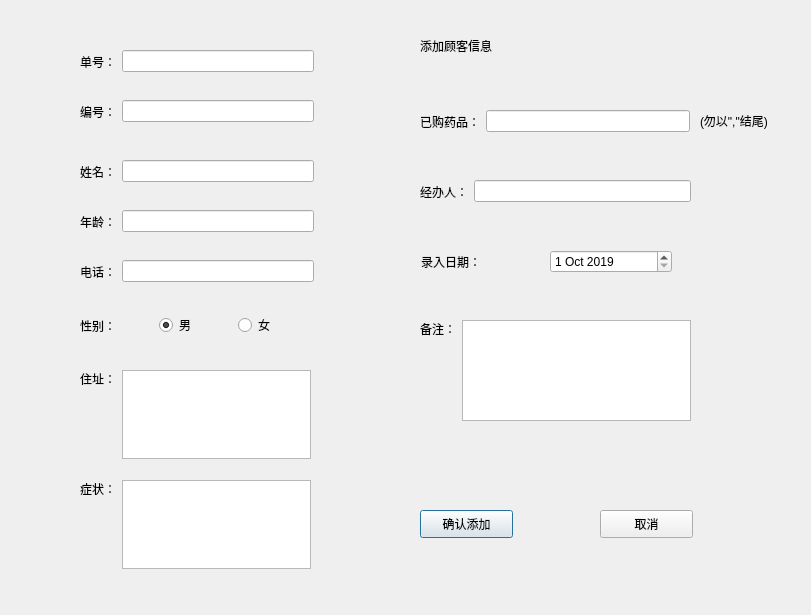
<?xml version="1.0" encoding="UTF-8"?>
<ui version="4.0">
 <class>addcus</class>
 <widget class="QDialog" name="addcus">
  <property name="geometry">
   <rect>
    <x>0</x>
    <y>0</y>
    <width>811</width>
    <height>615</height>
   </rect>
  </property>
  <property name="windowTitle">
   <string>添加顾客信息</string>
  </property>
  <widget class="QLabel" name="label">
   <property name="geometry">
    <rect>
     <x>420</x>
     <y>0</y>
     <width>271</width>
     <height>91</height>
    </rect>
   </property>
   <property name="styleSheet">
    <string notr="true">font: 26pt &quot;方正舒体&quot;;</string>
   </property>
   <property name="text">
    <string>添加顾客信息</string>
   </property>
  </widget>
  <widget class="QWidget" name="layoutWidget">
   <property name="geometry">
    <rect>
     <x>80</x>
     <y>100</y>
     <width>234</width>
     <height>23</height>
    </rect>
   </property>
   <layout class="QHBoxLayout" name="addcus_Layout">
    <item>
     <widget class="QLabel" name="label_2">
      <property name="styleSheet">
       <string notr="true">font: 75 11pt &quot;等线&quot;;</string>
      </property>
      <property name="text">
       <string>编号：</string>
      </property>
     </widget>
    </item>
    <item>
     <widget class="QLineEdit" name="le_num"/>
    </item>
   </layout>
  </widget>
  <widget class="QWidget" name="layoutWidget">
   <property name="geometry">
    <rect>
     <x>80</x>
     <y>160</y>
     <width>234</width>
     <height>23</height>
    </rect>
   </property>
   <layout class="QHBoxLayout" name="addcusLayout_2">
    <item>
     <widget class="QLabel" name="label_3">
      <property name="styleSheet">
       <string notr="true">font: 75 11pt &quot;等线&quot;;</string>
      </property>
      <property name="text">
       <string>姓名：</string>
      </property>
     </widget>
    </item>
    <item>
     <widget class="QLineEdit" name="le_name"/>
    </item>
   </layout>
  </widget>
  <widget class="QWidget" name="layoutWidget">
   <property name="geometry">
    <rect>
     <x>80</x>
     <y>310</y>
     <width>231</width>
     <height>31</height>
    </rect>
   </property>
   <layout class="QHBoxLayout" name="addcusLayout_3">
    <item>
     <widget class="QLabel" name="label_4">
      <property name="styleSheet">
       <string notr="true">font: 75 11pt &quot;等线&quot;;</string>
      </property>
      <property name="text">
       <string>性别：</string>
      </property>
     </widget>
    </item>
    <item>
     <widget class="QRadioButton" name="radioButton">
      <property name="styleSheet">
       <string notr="true">font: 75 11pt &quot;等线&quot;;</string>
      </property>
      <property name="text">
       <string>男</string>
      </property>
      <property name="checked">
       <bool>true</bool>
      </property>
      <attribute name="buttonGroup">
       <string notr="true">sexGroup</string>
      </attribute>
     </widget>
    </item>
    <item>
     <widget class="QRadioButton" name="radioButton_2">
      <property name="styleSheet">
       <string notr="true">font: 75 11pt &quot;等线&quot;;</string>
      </property>
      <property name="text">
       <string>女</string>
      </property>
      <attribute name="buttonGroup">
       <string notr="true">sexGroup</string>
      </attribute>
     </widget>
    </item>
   </layout>
  </widget>
  <widget class="QWidget" name="layoutWidget">
   <property name="geometry">
    <rect>
     <x>80</x>
     <y>260</y>
     <width>234</width>
     <height>23</height>
    </rect>
   </property>
   <layout class="QHBoxLayout" name="addcusLayout_4">
    <item>
     <widget class="QLabel" name="label_7">
      <property name="styleSheet">
       <string notr="true">font: 75 11pt &quot;等线&quot;;</string>
      </property>
      <property name="text">
       <string>电话：</string>
      </property>
     </widget>
    </item>
    <item>
     <widget class="QLineEdit" name="le_phone"/>
    </item>
   </layout>
  </widget>
  <widget class="QWidget" name="layoutWidget">
   <property name="geometry">
    <rect>
     <x>80</x>
     <y>210</y>
     <width>234</width>
     <height>23</height>
    </rect>
   </property>
   <layout class="QHBoxLayout" name="horizontalLayout_2">
    <item>
     <widget class="QLabel" name="label_5">
      <property name="styleSheet">
       <string notr="true">font: 75 11pt &quot;等线&quot;;</string>
      </property>
      <property name="text">
       <string>年龄：</string>
      </property>
     </widget>
    </item>
    <item>
     <widget class="QLineEdit" name="le_age"/>
    </item>
   </layout>
  </widget>
  <widget class="QWidget" name="layoutWidget">
   <property name="geometry">
    <rect>
     <x>80</x>
     <y>370</y>
     <width>231</width>
     <height>89</height>
    </rect>
   </property>
   <layout class="QHBoxLayout" name="horizontalLayout">
    <item>
     <widget class="QLabel" name="label_6">
      <property name="styleSheet">
       <string notr="true">font: 75 11pt &quot;等线&quot;;</string>
      </property>
      <property name="text">
       <string>住址：</string>
      </property>
      <property name="alignment">
       <set>Qt::AlignLeading|Qt::AlignLeft|Qt::AlignTop</set>
      </property>
     </widget>
    </item>
    <item>
     <widget class="QTextEdit" name="text_address"/>
    </item>
   </layout>
  </widget>
  <widget class="QWidget" name="layoutWidget">
   <property name="geometry">
    <rect>
     <x>80</x>
     <y>480</y>
     <width>231</width>
     <height>89</height>
    </rect>
   </property>
   <layout class="QHBoxLayout" name="horizontalLayout_3">
    <item>
     <widget class="QLabel" name="label_8">
      <property name="styleSheet">
       <string notr="true">font: 75 11pt &quot;等线&quot;;</string>
      </property>
      <property name="text">
       <string>症状：</string>
      </property>
      <property name="alignment">
       <set>Qt::AlignLeading|Qt::AlignLeft|Qt::AlignTop</set>
      </property>
     </widget>
    </item>
    <item>
     <widget class="QTextEdit" name="text_zhengzhuang"/>
    </item>
   </layout>
  </widget>
  <widget class="QWidget" name="layoutWidget">
   <property name="geometry">
    <rect>
     <x>420</x>
     <y>320</y>
     <width>271</width>
     <height>101</height>
    </rect>
   </property>
   <layout class="QHBoxLayout" name="horizontalLayout_4">
    <item>
     <widget class="QLabel" name="label_12">
      <property name="styleSheet">
       <string notr="true">font: 75 11pt &quot;等线&quot;;</string>
      </property>
      <property name="text">
       <string>备注：</string>
      </property>
      <property name="alignment">
       <set>Qt::AlignLeading|Qt::AlignLeft|Qt::AlignTop</set>
      </property>
     </widget>
    </item>
    <item>
     <widget class="QTextEdit" name="text_mark"/>
    </item>
   </layout>
  </widget>
  <widget class="QWidget" name="layoutWidget">
   <property name="geometry">
    <rect>
     <x>420</x>
     <y>180</y>
     <width>271</width>
     <height>23</height>
    </rect>
   </property>
   <layout class="QHBoxLayout" name="horizontalLayout_6">
    <item>
     <widget class="QLabel" name="label_10">
      <property name="styleSheet">
       <string notr="true">font: 75 11pt &quot;等线&quot;;</string>
      </property>
      <property name="text">
       <string>经办人：</string>
      </property>
     </widget>
    </item>
    <item>
     <widget class="QLineEdit" name="le_sales"/>
    </item>
   </layout>
  </widget>
  <widget class="QPushButton" name="pb_ok">
   <property name="geometry">
    <rect>
     <x>420</x>
     <y>510</y>
     <width>93</width>
     <height>28</height>
    </rect>
   </property>
   <property name="text">
    <string>确认添加</string>
   </property>
  </widget>
  <widget class="QPushButton" name="pb_cancel">
   <property name="geometry">
    <rect>
     <x>600</x>
     <y>510</y>
     <width>93</width>
     <height>28</height>
    </rect>
   </property>
   <property name="text">
    <string>取消</string>
   </property>
  </widget>
  <widget class="QWidget" name="layoutWidget">
   <property name="geometry">
    <rect>
     <x>420</x>
     <y>110</y>
     <width>270</width>
     <height>23</height>
    </rect>
   </property>
   <layout class="QHBoxLayout" name="horizontalLayout_7">
    <item>
     <widget class="QLabel" name="label_9">
      <property name="styleSheet">
       <string notr="true">font: 75 11pt &quot;等线&quot;;</string>
      </property>
      <property name="text">
       <string>已购药品：</string>
      </property>
     </widget>
    </item>
    <item>
     <widget class="QLineEdit" name="le_gou"/>
    </item>
   </layout>
  </widget>
  <widget class="QWidget" name="layoutWidget">
   <property name="geometry">
    <rect>
     <x>421</x>
     <y>250</y>
     <width>251</width>
     <height>23</height>
    </rect>
   </property>
   <layout class="QHBoxLayout" name="horizontalLayout_5">
    <item>
     <widget class="QLabel" name="label_11">
      <property name="styleSheet">
       <string notr="true">font: 75 11pt &quot;等线&quot;;</string>
      </property>
      <property name="text">
       <string>录入日期：</string>
      </property>
     </widget>
    </item>
    <item>
     <widget class="QDateEdit" name="dateEdit">
      <property name="dateTime">
       <datetime>
        <hour>0</hour>
        <minute>0</minute>
        <second>0</second>
        <year>2019</year>
        <month>10</month>
        <day>1</day>
       </datetime>
      </property>
     </widget>
    </item>
   </layout>
  </widget>
  <widget class="QLabel" name="label_13">
   <property name="geometry">
    <rect>
     <x>700</x>
     <y>110</y>
     <width>121</width>
     <height>21</height>
    </rect>
   </property>
   <property name="text">
    <string>(勿以&quot;,&quot;结尾)</string>
   </property>
  </widget>
  <widget class="QWidget" name="layoutWidget">
   <property name="geometry">
    <rect>
     <x>80</x>
     <y>50</y>
     <width>234</width>
     <height>23</height>
    </rect>
   </property>
   <layout class="QHBoxLayout" name="horizontalLayout_8">
    <item>
     <widget class="QLabel" name="label_14">
      <property name="styleSheet">
       <string notr="true">font: 75 11pt &quot;等线&quot;;</string>
      </property>
      <property name="text">
       <string>单号：</string>
      </property>
     </widget>
    </item>
    <item>
     <widget class="QLineEdit" name="le_danhao"/>
    </item>
   </layout>
  </widget>
 </widget>
 <resources/>
 <connections/>
 <buttongroups>
  <buttongroup name="sexGroup"/>
 </buttongroups>
</ui>
